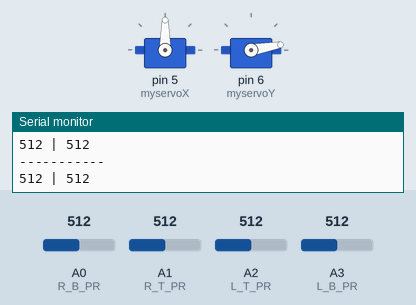
Simulated run of this sketch. Board: Arduino Uno, built with avr-gcc and run on an emulated ATmega328P. Shown: 2 × servo, the last lines printed to the serial monitor. Inputs (shaded band) come from the test bench; at power-on: A0 (R_B_PR) = 512, A3 (L_B_PR) = 512, A1 (R_T_PR) = 512, A2 (L_T_PR) = 512.

Above: at 1.2 s.
1.3 s: A0 (R_B_PR) set to 545
At 1.85 s:
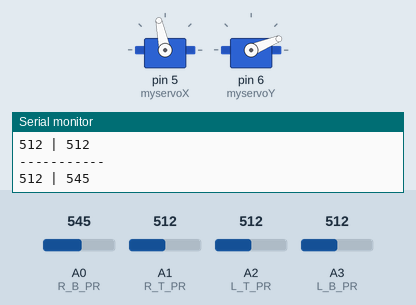
4.3 s: A3 (L_B_PR) set to 480
At 5.7 s:
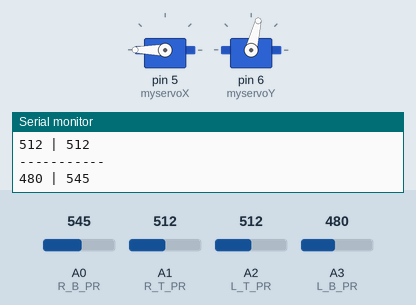
7.3 s: A1 (R_T_PR) set to 537
At 8.08 s:
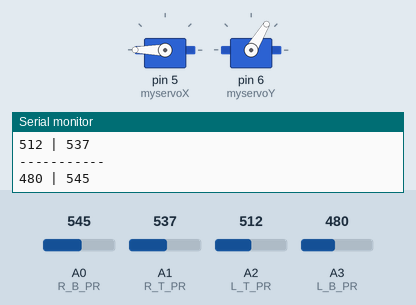
10.3 s: A0 (R_B_PR) set to 306
At 11.2 s:
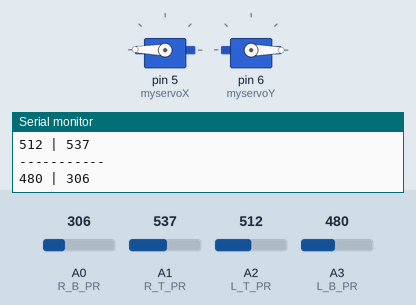
13.3 s: A2 (L_T_PR) set to 716
At 13.73 s:
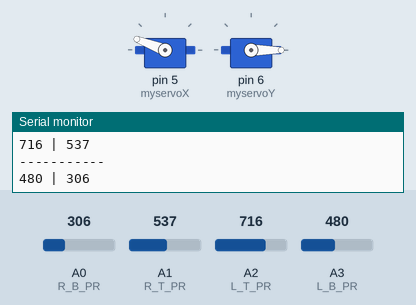
16.3 s: A3 (L_B_PR) set to 170
At 16.3 s:
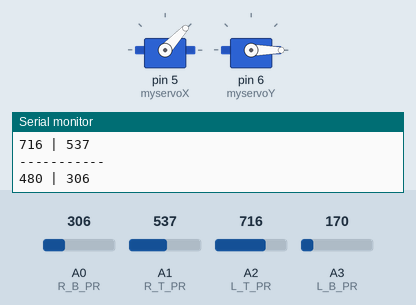
Timing chart, 0 to 18.8 s (numbered marks = the images above; inputs shaded):
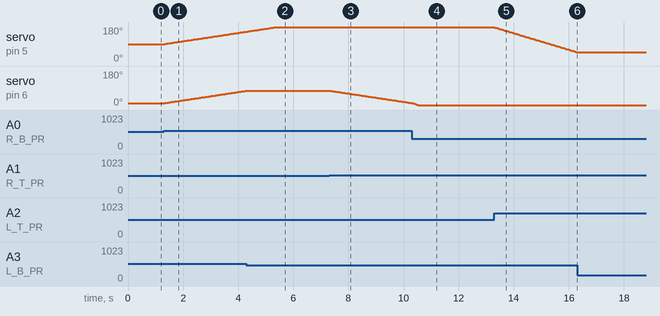

The sketch:

109033209_solar_tracking.ino
```cpp
#include <Servo.h>

Servo myservoX;
Servo myservoY;

#define R_B_PR 14 //right bottom,14=A0
#define R_T_PR 15 //right top,15=A1
#define L_T_PR 16 //left top,16=A2
#define L_B_PR 17 //left bottom17=A3

int analogValue[4];
byte angleX = 90, angleY = 10;

//face to LPR angleX>90 to right
//face to LPR angleY>90 to down

const int compare = 20;
void setup() {
  myservoX.attach(5);
  myservoY.attach(6);
  myservoX.write(angleX);
  myservoY.write(angleY);

  pinMode(R_B_PR, INPUT);
  pinMode(R_T_PR, INPUT);
  pinMode(L_T_PR, INPUT);
  pinMode(L_B_PR, INPUT);
  Serial.begin(115200);
}

void loop() {

  for (int i = 0 ; i < 10 ; i++) {
    analogValue[0] += analogRead(L_T_PR);
    analogValue[1] += analogRead(R_T_PR);
    analogValue[2] += analogRead(L_B_PR);
    analogValue[3] += analogRead(R_B_PR);
    delay(2);
  }

  analogValue[0] /= 10;
  analogValue[1] /= 10;
  analogValue[2] /= 10;
  analogValue[3] /= 10;


  int dirX1 = analogValue[0] - analogValue[1];
  int diffValueX1 = abs(dirX1);

  int dirX2 = analogValue[2] - analogValue[3];
  int diffValueX2 = abs(dirX2);

  //calc Y
  int dirY1 = analogValue[0] - analogValue[2];
  int diffValueY1 = abs(dirY1);

  int dirY2 = analogValue[1] - analogValue[3];
  int diffValueY2 = abs(dirY2);

  //face to LPR angleX>90 to right
  //face to LPR angleY>90 to down

  if (diffValueX1 > compare) {
    if (dirX1 > 0 && angleX > 0) {
      angleX--;
    } else if (angleX < 180) {
      angleX++;
    }
    myservoX.write(angleX);
  }
  if (diffValueY1 > compare) {
    if (dirY1 > 0 && angleY > 0) {
      angleY--;
    } else if (angleY < 180) {
      angleY++;
    }
    myservoY.write(angleY);
  }
  if (diffValueX2 > compare) {
    if (dirX2 > 0 && angleX > 0) {
      angleX--;
    } else if (angleX < 180) {
      angleX++;
    }
    myservoX.write(angleX);
  }
  if (diffValueY2 > compare) {
    if (dirY2 > 0 && angleY > 0) {
      angleY--;
    } else if (angleY < 180) {
      angleY++;
    }
    myservoY.write(angleY);
  }

  if (diffValueX1 > compare || diffValueX2 > compare || diffValueY1 > compare || diffValueY2 > compare) {
    delay(20);
  }
  Serial.print(analogValue[0]);
  Serial.print(" | ");
  Serial.println(analogValue[1]);
  Serial.println("-----------");
  Serial.print(analogValue[2]);
  Serial.print(" | ");
  Serial.println(analogValue[3]);
  Serial.println();

  analogValue[0] = 0;
  analogValue[1] = 0;
  analogValue[2] = 0;
  analogValue[3] = 0;

}
```

Measured:
- the behaviour switches between 532 and 533 on A0 (R_B_PR) (found by bisection; images 0 and 1)
- the behaviour switches between 492 and 491 on A3 (L_B_PR) (found by bisection; images 1 and 2)
- the behaviour switches between 524 and 525 on A1 (R_T_PR) (found by bisection; images 2 and 3)
- after the input at 1.3 s, servo on pin 5 (myservoX): moves from 90° to 156° over 3.0 s, starting at once; servo on pin 6 (myservoY): moves from 10° to 76° over 3.0 s, starting at once
- after the input at 4.3 s, servo on pin 6 (myservoY): stays 76° (without the input it goes to 77° after 0.04 s)
- after the input at 7.3 s, servo on pin 6 (myservoY): moves from 76° to 11° over 2.9 s, starting at once
- after the input at 10.3 s, servo on pin 5 (myservoX): 180° → 179° after 0.05 s
- after the input at 13.3 s, servo on pin 5 (myservoX): moves from 179° to 47° over 3.0 s, starting at once
- after the input at 16.3 s, servo on pin 5 (myservoX): stays 47° (without the input it goes to 45° after 0.02 s)
